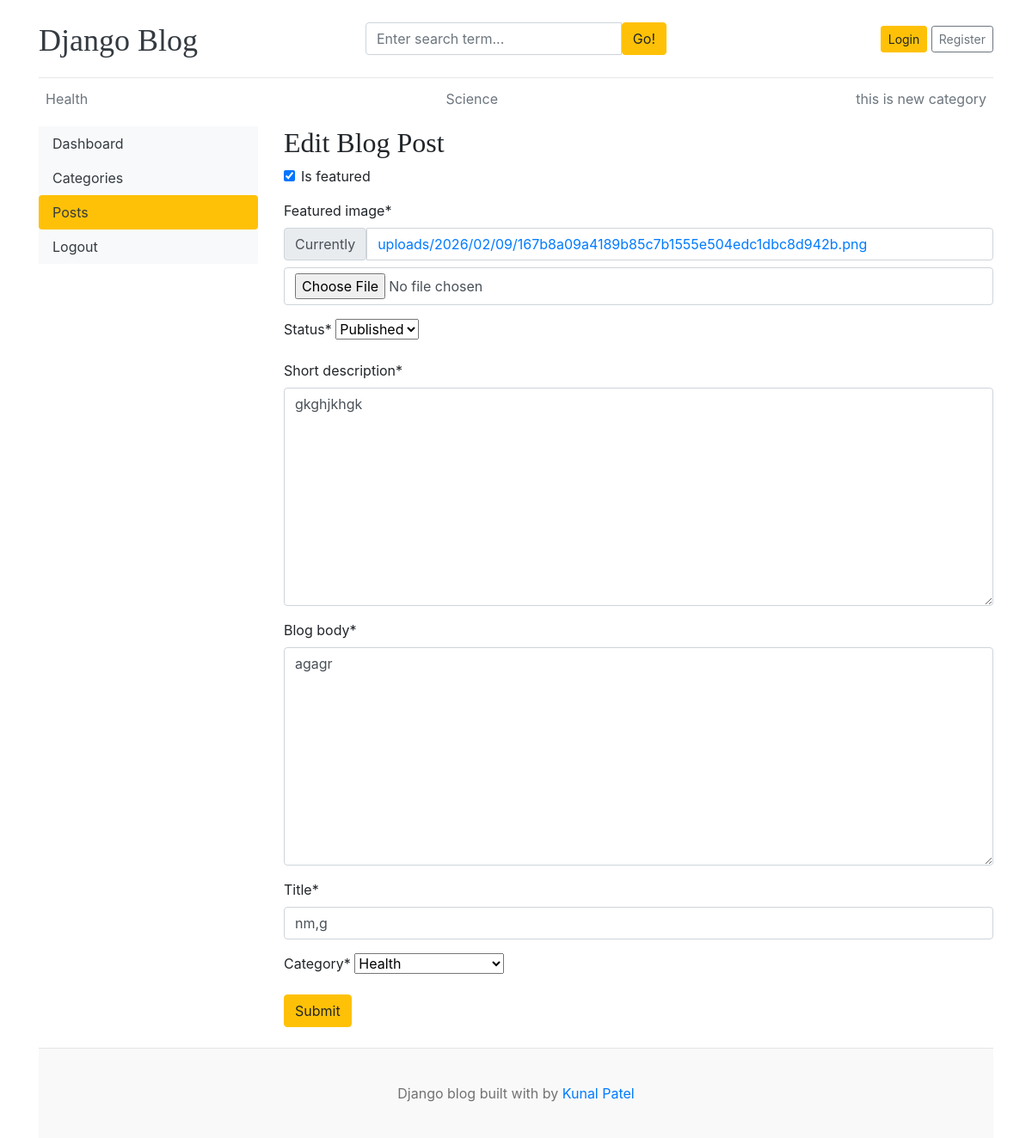
Page /dashboard/posts/edit/6/ on the committed database.
### blogs/models.py (models this page shows, shortened)
class Category(models.Model):
    category_name = models.CharField(max_length=50, unique=True)
    created_at = models.DateTimeField(auto_now_add=True)
    updated_at = models.DateTimeField(auto_now=True)
    class Meta:
        verbose_name_plural = 'categories'
    def __str__(self):
        return self.category_name

class Blog(models.Model):
    title = models.CharField(max_length=100)
    slug = models.SlugField(max_length=150, unique=True, blank=True)
    category = models.ForeignKey(Category, on_delete=models.CASCADE)
    author = models.ForeignKey(User, on_delete=models.CASCADE)
    featured_image = models.ImageField(upload_to='uploads/%Y/%m/%d')
    short_description = models.TextField(max_length=500)
    blog_body = models.TextField(max_length=2000)
    status = models.CharField(max_length=20, choices=STATUS_CHOICES, default="Draft")
    is_featured = models.BooleanField(default=False)
    created_at = models.DateTimeField(auto_now_add=True)
    updated_at = models.DateTimeField(auto_now=True)

### dashboards/views.py (the view, shortened to what this page needs)
# urls.py: path('posts/edit/<int:pk>/', views.edit_post, name = 'edit_post'),
def edit_post(request, pk):
    post = get_object_or_404(Blog, pk=pk)
    form = BlogPostForm(instance=post)
    context = {
        'form': form,
        'post': post
    }
    return render(request, 'dashboard/edit_post.html', context)

### dashboards/forms.py
class BlogPostForm(forms.ModelForm):
    class Meta:
        model = Blog
        fields = {'title', 'category', 'featured_image', 'short_description', 'blog_body', 'status', 'is_featured'}

### blogs/context_processors.py (called while the page is built)
def get_categories(request):
    categories = Category.objects.all()
    return dict(categories=categories)

def get_social_links(request):
    social_links  = SocialLink.objects.all()
    return dict(social_links=social_links)

### templates/dashboard/edit_post.html (shortened to what this page needs)
{% extends 'base.html' %}
{% load crispy_forms_tags %}
{% block content %}
<div class="row">
    {% include 'dashboard/sidebar.html' %}
    <div class="col-md-9">
        <h2>Edit Blog Post</h2>
        <form action="{% url 'edit_post' post.id %}" method="POST" enctype="multipart/form-data">
            {{ form|crispy }}
            <button type="submit" class="btn btn-warning">Submit</button>
        </form>
        <br>
    </div>
</div>
{% endblock %}

### templates/base.html (shortened to what this page needs)
{% load static %}
<!DOCTYPE html>
<html lang="en">
<head>
    <link href="https://getbootstrap.com/docs/4.0/dist/css/bootstrap.min.css" rel="stylesheet">
    <link href="{% static 'css/blog.css' %}" rel="stylesheet">
    <link rel="stylesheet" href="https://cdnjs.cloudflare.com/ajax/libs/font-awesome/4.7.0/css/font-awesome.min.css">
</head>
<body>
    <div class="container">
      <header class="blog-header py-3">
        <div class="row flex-nowrap justify-content-between align-items-center">
          <div class="col-4 pt-1">
            <a class="blog-header-logo text-dark" href="/">Django Blog</a>
          </div>
          <div class="col-4">
            <form action="{% url 'search' %}" method="GET">
                <div class="input-group">
                    <input class="form-control" type="text"  name="keyword" placeholder="Enter search term..." aria-label="Enter search term..." aria-describedby="button-search" />
                    <button type="submit" class="btn btn-warning" id="button-search" type="button">Go!</button>
                  </div>
            </form>
          </div>
        <div class="col-4 d-flex justify-content-end align-items-center">
    {% if not user.is_authenticated %}
    <a class="btn btn-sm btn-warning" href="{% url 'login' %}">Login</a> &nbsp;
    <a class="btn btn-sm btn-outline-secondary" href="{% url 'register' %}">Register</a>
    {% else %}
    <span><a href="{% url 'dashboard' %}">Dashboard</a></span>
    &emsp;
    <span><a href="{% url 'logout' %}">Logout</a></span>
    {% endif %}
</div>
        </div>
      </header>
      <div class="nav-scroller py-1 mb-2">
        <nav class="nav d-flex justify-content-between">
          {% for cat in categories %}
          <a class="p-2 text-muted" href="{% url 'posts_by_category' cat.id %}">{{ cat.category_name }}</a>
          {% endfor %}
        </nav>
      </div>
      {% block content %}
      {% endblock %}
    <footer class="blog-footer">
      <p>Django blog built with by <a href="#">Kunal Patel</a></p>
    </footer>
    </body>
</html>

### blog_main/static/css/blog.css (style rules this page uses)
.blog-header { border-bottom: 1px solid #e5e5e5; }
.blog-header-logo { font-family: "Playfair Display", Georgia, "Times New Roman", serif; font-size: 2.25rem; }
h1, h2, h3, h4, h5, h6 { font-family: "Playfair Display", Georgia, "Times New Roman", serif; }
.blog-footer { padding: 2.5rem 0; color: #727272; text-align: center; background-color: #f9f9f9; border-top: .05rem solid #e5e5e5; }
.blog-footer p:last-child { margin-bottom: 0; }

### rows in the picture
Category: category_name "Health"
Category: category_name "Science"
Category: category_name "this is new category"
Blog: is_featured "☑", status "Published", short_description "gkghjkhgk", blog_body "agagr", title "nm,g", category "Health"
